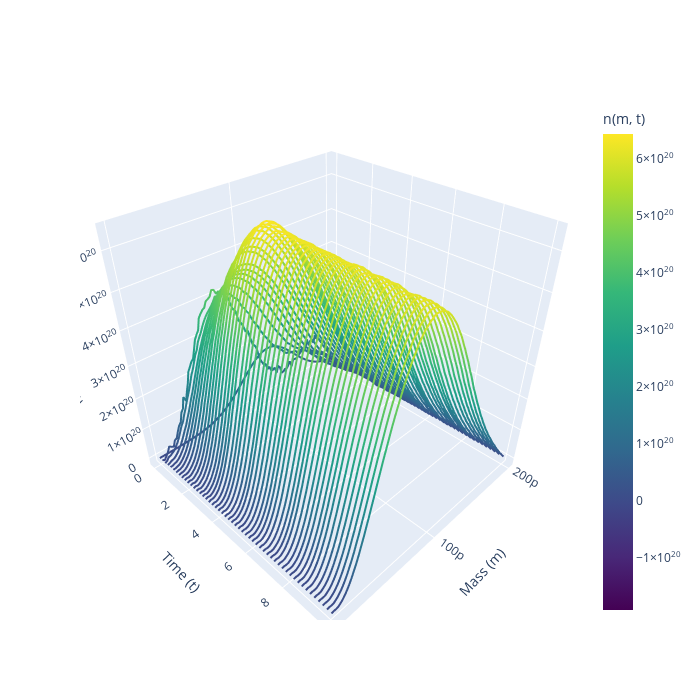

This figure's notebook cell:
### Markdown cell above
## Classic Neural Network

### Code cell
f = lambda x, u=None: obs.f_model_NN(x, classicNN)
ukf_classic_NN = obs.UKF(state_dim=M+1,
                        meas_dim=1, 
                        f_model=f, 
                        h_model=h,
                        n_max=norm_scales["n_max"],         #for normalization
                        s_max=norm_scales["S_max"])


ukf_classic_NN.set_initial_state(x0)            #applies normalization so the model doesnt result in Nans
ukf_classic_NN.P = torch.eye(ukf_classic_NN.n) * 1e-1                 # bigger initial uncertainty
ukf_classic_NN.Q = torch.eye(ukf_classic_NN.n) * 1e-5

ukf_classic_NN.R= 0.05*biomass_measurement.max()

X_estimates=ukf_classic_NN.run(U_seq=None,
                               Y_seq=torch.tensor(biomass_noisy,dtype=torch.float32)) 

# --------- PLOTS ---------
# 1) biomass: measured vs estimated
ukf_classic_NN.plot_results(
    X_estimates,
    biomass_noisy,
    S_reference=S_pde,
    m_torch=m_torch,
    delta_m_torch=delta_m_torch,
    title_prefix="UKF + NN model"
)

metrics = ukf_classic_NN.evaluate_errors(
    X_estimates,
    biomass_true=biomass_measurement,
    S_true=S_pde,
    m_torch=m_torch,
    delta_m_torch=delta_m_torch,
    rel_tol=0.10,   # 10% tolerance
    abs_tol=1e-3,   # absolute floor
    window=10       # must stay within tol for 10 steps
)

print("Biomass metrics:", metrics["biomass"])
print("Substrate metrics:", metrics["substrate"])
helper.plot_spaghetti(m,t_eval,X_estimates.T.numpy())
